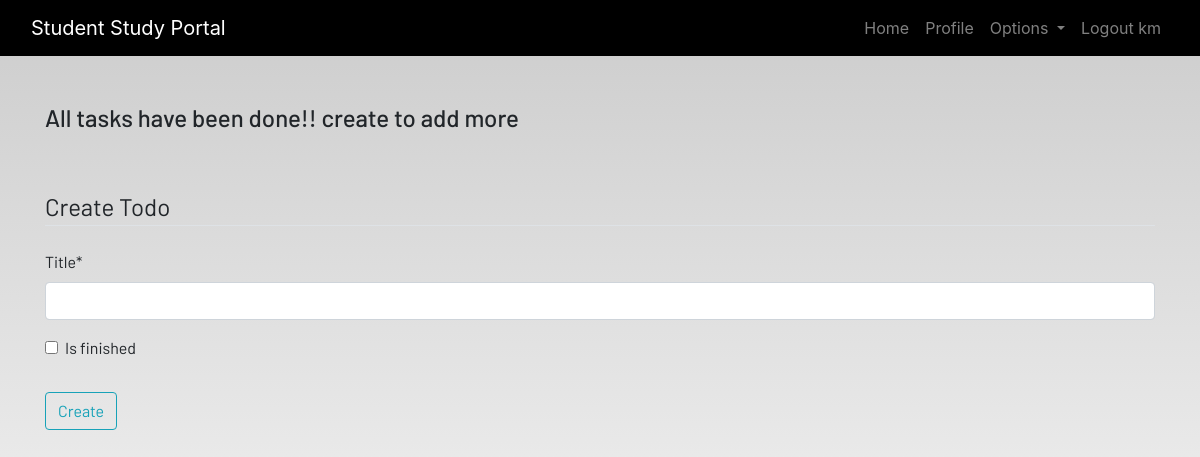
Page /todo/ (signed in) on the earlier database version.
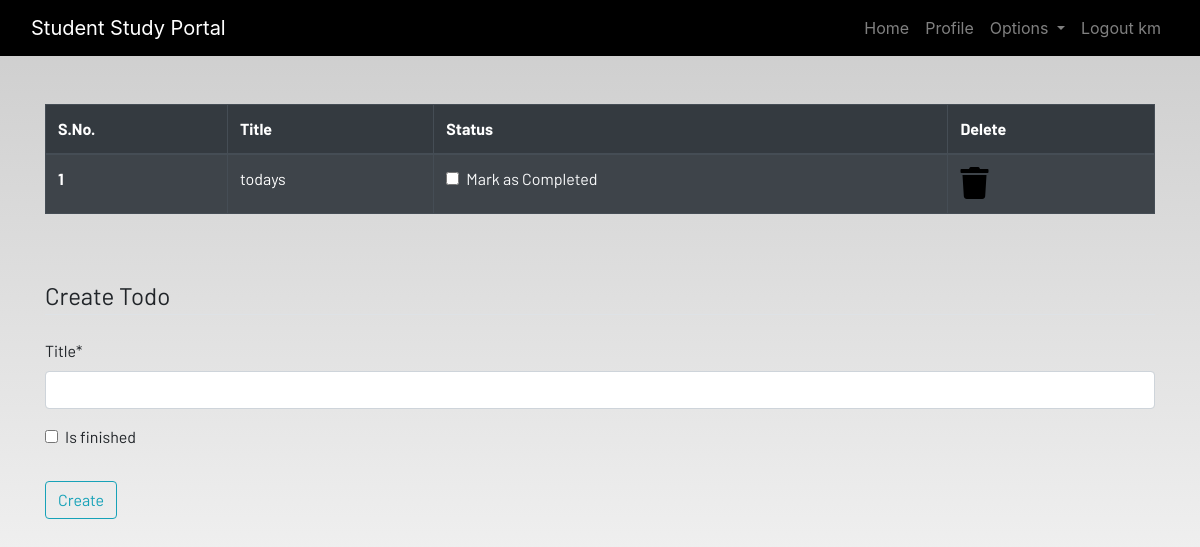
Same page on the later database version.
### dashboard/models.py (models this page shows, shortened)
class Todo(models.Model):
    user = models.ForeignKey(User,on_delete=models.CASCADE)
    title = models.CharField(max_length=100)
    is_finished = models.BooleanField(default=False)

### dashboard/views.py (the view)
# urls.py: path('todo/', views.todo, name="todo"),
@login_required
def todo(request):
    if request.method == 'POST':
        form = TodoForm(request.POST)
        if form.is_valid():
            try:
                fnished = request.POST["is_finished"]
                if finished == 'on':
                    finished = True
                else:
                    finished = False
            except:
                finished = False
            todos = Todo(
                user=request.user,
                title=request.POST['title'],
                is_finished=finished
            )
            todos.save()
            messages.success(request, f"Todo Added from {request.user.username}!!")
            return redirect("todo")
    else:
        form = TodoForm()
    todo = Todo.objects.filter(user=request.user)
    if len(todo) == 0:
        todos_done = True
    else:
        todos_done = False
    context = {
        'form': form,
        'todos': todo,
        'todos_done': todos_done
    }
    return render(request, "dashboard/todo.html", context)

### dashboard/forms.py
class TodoForm(forms.ModelForm):
    class Meta:
        model = Todo
        fields = ['title','is_finished']

### dashboard/templates/dashboard/todo.html (shortened to what this page needs)
{% extends 'dashboard/base.html' %}
{% load static %}
{% load crispy_forms_tags %}
{% block content %}
<div class="container">
    {% if not todos_done %}
    <table class="table table-striped table-bordered table-hover table-dark">
        <thead>
            <tr>
                <th scope="col">S.No.</th>
                <th scope="col">Title</th>
                <th scope="col">Status</th>
                <th scope="col">Delete</th>
            </tr>
        </thead>
        <tbody>
            {%for todo in todos %}
            <tr>
                <th scope="row">{{forloop.counter}}</th>
                <td>{{todo.title}}</td>
                <td>
                    <a href="{% url 'update-todo' todo.id %}">
                        <div class="form-check">
                            {% if todo.is_finished == True %}
                            <input class="form-check-input" type="checkbox" value="" checked>
                            {% else %}
                            <input class="form-check-input" type="checkbox" value="">
                            {% endif %}
                            <label class="form-check-label text-light" for="flexCheckDefault">
                                Mark as Completed
                            </label>
                        </div>
                    </a>
                </td>
                <td><a href="{% url 'delete-todo' todo.id %}"><i class="fa fa-trash fa-2x"></i></a></td>
            </tr>
            {% endfor %}
        </tbody>
    </table>
    {% else %}
      <h4>All tasks have been done!! create to add more</h4>
    {% endif %}
</div><br><br>
<div class="container">
    <form method="POST">
        <fieldset class="form-group">
            <legend class="border-bottom mb-4">Create Todo</legend>
            {{form|crispy}}
        </fieldset>
        <div class="form-group">
            <button href="" class="btn btn-outline-info" type="submit">
                Create
            </button>
        </div>
    </form>
</div>
{% endblock content %}

Differences in the rows shown:
added Todo: title "todays"
Other differences:
text no longer shown: "All tasks have been done!! create to add more"
text now shown: "S.No. Title Status Delete"
